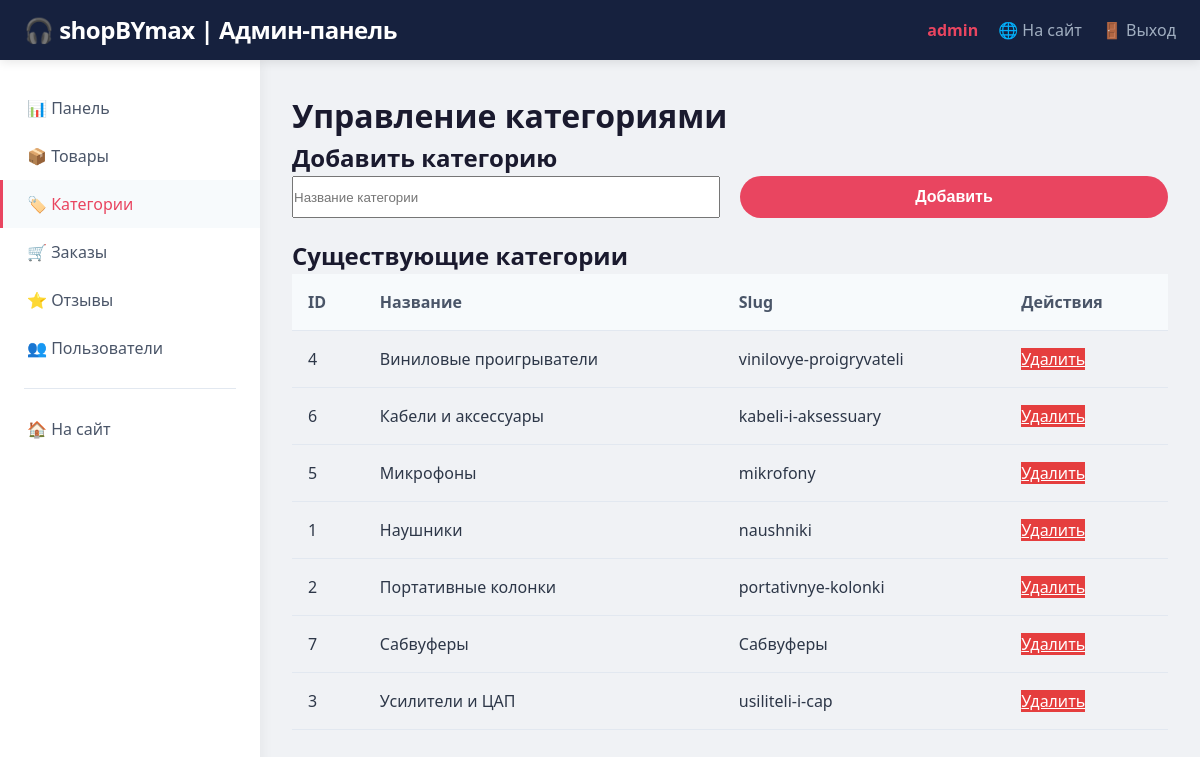
Screenshot of /admin/categories.php (signed in) with the database file from the repository.
### tables this page shows
CREATE TABLE `categories` (
  `category_id` int(11) NOT NULL,
  `name` varchar(100) NOT NULL,
  `slug` varchar(100) NOT NULL,
  `created_at` timestamp NOT NULL DEFAULT current_timestamp()
);

### admin/categories.php (the view, shortened to what this page needs)
<?php
require_once '../includes/db.php';
$sql = "SELECT * FROM categories ORDER BY name";
$categories = $conn->query($sql);
include 'includes/admin_header.php';
?>
<div class="admin-categories">
    <h1>Управление категориями</h1>
    <div class="categories-form">
        <h2>Добавить категорию</h2>
        <form method="POST">
            <div class="form-row">
                <input type="text" name="name" placeholder="Название категории" required>
                <button type="submit" name="add_category" class="btn btn-primary">Добавить</button>
            </div>
        </form>
    </div>
    <div class="categories-list">
        <h2>Существующие категории</h2>
        <table class="admin-table">
            <thead>
                <tr>
                    <th>ID</th>
                    <th>Название</th>
                    <th>Slug</th>
                    <th>Действия</th>
                </tr>
            </thead>
            <tbody>
                <?php while ($cat = $categories->fetch_assoc()): ?>
                    <tr>
                        <td><?= $cat['category_id'] ?></td>
                        <td><?= htmlspecialchars($cat['name']) ?></td>
                        <td><?= htmlspecialchars($cat['slug']) ?></td>
                        <td>
                            <a href="?delete=<?= $cat['category_id'] ?>" class="btn-delete" onclick="return confirm('Удалить категорию?')">Удалить</a>
                        </td>
                    </tr>
                <?php endwhile; ?>
            </tbody>
        </table>
    </div>
</div>
<?php include 'includes/admin_footer.php'; ?>

### admin/includes/admin_header.php (shortened to what this page needs)
<?php
$css_path = '../../assets/css/style.css';
if (!file_exists($css_path)) {
    $css_path = '../assets/css/style.css';
}
?>
<!DOCTYPE html>
<html lang="ru">
<head>
    <link rel="stylesheet" href="<?= $css_path ?>">
</head>
<body>
<div class="admin-top-bar">
    <div class="logo">
        <a href="dashboard.php">🎧 shopBYmax | Админ-панель</a>
    </div>
    <div class="user-info">
        <span><?= htmlspecialchars($_SESSION['username'] ?? 'Admin') ?></span>
        <a href="../index.php">🌐 На сайт</a>
        <a href="../logout.php">🚪 Выход</a>
    </div>
</div>
<div class="admin-layout">
    <div class="admin-sidebar">
        <a href="dashboard.php" class="<?= basename($_SERVER['PHP_SELF']) == 'dashboard.php' ? 'active' : '' ?>">
            📊 Панель
        </a>
        <a href="products.php" class="<?= basename($_SERVER['PHP_SELF']) == 'products.php' || basename($_SERVER['PHP_SELF']) == 'add_product.php' || basename($_SERVER['PHP_SELF']) == 'edit_product.php' ? 'active' : '' ?>">
            📦 Товары
        </a>
        <a href="categories.php" class="<?= basename($_SERVER['PHP_SELF']) == 'categories.php' ? 'active' : '' ?>">
            🏷️ Категории
        </a>
        <a href="orders.php" class="<?= basename($_SERVER['PHP_SELF']) == 'orders.php' || basename($_SERVER['PHP_SELF']) == 'order_details.php' ? 'active' : '' ?>">
            🛒 Заказы
        </a>
        <a href="reviews.php" class="<?= basename($_SERVER['PHP_SELF']) == 'reviews.php' ? 'active' : '' ?>">
            ⭐ Отзывы
        </a>
        <a href="users.php" class="<?= basename($_SERVER['PHP_SELF']) == 'users.php' ? 'active' : '' ?>">
            👥 Пользователи
        </a>
        <div class="sidebar-divider"></div>
        <a href="../index.php">🏠 На сайт</a>
    </div>
    <div class="admin-main">

### admin/includes/admin_footer.php
    </div>
</div>
</body>
</html>

### assets/css/style.css (style rules this page uses)
html { overflow-y: scroll; }
body { font-family: 'Segoe UI', Tahoma, Geneva, Verdana, sans-serif; background: #f0f2f5; color: #1a1a2e; line-height: 1.5; }
* { margin: 0; padding: 0; box-sizing: border-box; }
.logo a { font-size: 24px; font-weight: 700; color: #16213e; text-decoration: none; letter-spacing: -0.5px; }
.btn { display: inline-block; padding: 12px 28px; border: none; border-radius: 30px; cursor: pointer; text-decoration: none; font-size: 16px; font-weight: 600; transition: all 0.2s; }
.btn-primary { background: #e94560; color: white; }
* { transition: all 0.2s ease; }

### admin/includes/admin_header.php (style rules this page uses)
body { background: #f0f2f5; }
.admin-top-bar { background: #16213e; color: white; padding: 12px 24px; display: flex; justify-content: space-between; align-items: center; position: sticky; top: 0; z-index: 100; box-shadow: 0 2px 10px rgba(0,0,0,0.1); }
.admin-top-bar .logo { font-size: 20px; font-weight: 700; }
.admin-top-bar .logo a { color: white; text-decoration: none; }
.admin-top-bar .user-info { display: flex; align-items: center; gap: 20px; }
.admin-top-bar .user-info span { color: #e94560; font-weight: 600; }
.admin-top-bar .user-info a { color: #a0aec0; text-decoration: none; transition: color 0.2s; }
.admin-layout { display: flex; min-height: calc(100vh - 56px); }
.admin-sidebar { width: 260px; background: white; box-shadow: 2px 0 12px rgba(0,0,0,0.05); padding: 24px 0; }
.admin-sidebar a { display: flex; align-items: center; gap: 12px; padding: 12px 24px; color: #4a5568; text-decoration: none; transition: all 0.2s; border-left: 3px solid transparent; }
.admin-sidebar a.active { background: #f7fafc; color: #e94560; border-left-color: #e94560; }
.admin-sidebar .sidebar-divider { height: 1px; background: #e2e8f0; margin: 16px 24px; }
.admin-main { flex: 1; padding: 32px; }
.admin-table { width: 100%; border-collapse: collapse; }
.admin-table th { background: #f7fafc; padding: 16px; text-align: left; font-weight: 600; color: #4a5568; border-bottom: 1px solid #e2e8f0; }
.admin-table td { padding: 16px; border-bottom: 1px solid #e2e8f0; color: #2d3748; }
.btn-delete { background: #e53e3e; color: white; }
.form-row { display: grid; grid-template-columns: 1fr 1fr; gap: 20px; margin-bottom: 20px; }

### rows the page displays
categories: category_id "4", name "Виниловые проигрыватели", slug "vinilovye-proigryvateli"
categories: category_id "6", name "Кабели и аксессуары", slug "kabeli-i-aksessuary"
categories: category_id "5", name "Микрофоны", slug "mikrofony"
categories: category_id "1", name "Наушники", slug "naushniki"
categories: category_id "2", name "Портативные колонки", slug "portativnye-kolonki"
categories: category_id "7", name "Сабвуферы", slug "Сабвуферы"
categories: category_id "3", name "Усилители и ЦАП", slug "usiliteli-i-cap"

### other values shown
$_SESSION['username'] "admin"
